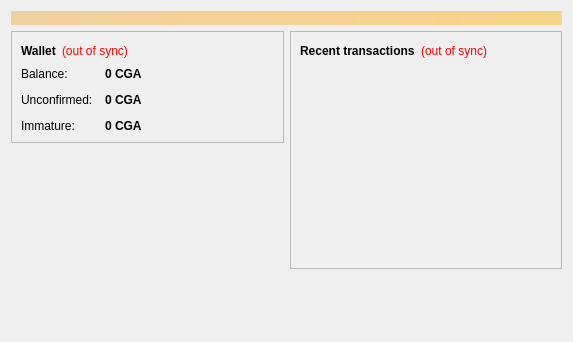
<?xml version="1.0" encoding="UTF-8"?>
<ui version="4.0">
 <class>OverviewPage</class>
 <widget class="QWidget" name="OverviewPage">
  <property name="geometry">
   <rect>
    <x>0</x>
    <y>0</y>
    <width>573</width>
    <height>342</height>
   </rect>
  </property>
  <property name="windowTitle">
   <string>Form</string>
  </property>
  <layout class="QVBoxLayout" name="topLayout">
   <item>
    <widget class="QLabel" name="labelAlerts">
     <property name="visible">
      <bool>false</bool>
     </property>
     <property name="styleSheet">
      <string notr="true">background-color: qlineargradient(x1: 0, y1: 0, x2: 1, y2: 0, stop:0 #F0D0A0, stop:1 #F8D488); color:#000000;</string>
     </property>
     <property name="wordWrap">
      <bool>true</bool>
     </property>
     <property name="margin">
      <number>3</number>
     </property>
    </widget>
   </item>
   <item>
    <layout class="QHBoxLayout" name="horizontalLayout" stretch="1,1">
     <item>
      <layout class="QVBoxLayout" name="verticalLayout_2">
       <item>
        <widget class="QFrame" name="frame">
         <property name="frameShape">
          <enum>QFrame::StyledPanel</enum>
         </property>
         <property name="frameShadow">
          <enum>QFrame::Raised</enum>
         </property>
         <layout class="QVBoxLayout" name="verticalLayout_4">
          <item>
           <layout class="QHBoxLayout" name="horizontalLayout_4">
            <item>
             <widget class="QLabel" name="label_5">
              <property name="font">
               <font>
                <weight>75</weight>
                <bold>true</bold>
               </font>
              </property>
              <property name="text">
               <string>Wallet</string>
              </property>
             </widget>
            </item>
            <item>
             <widget class="QLabel" name="labelWalletStatus">
              <property name="toolTip">
               <string>The displayed information may be out of date. Your wallet automatically synchronizes with the Cryptographicanomaly network after a connection is established, but this process has not completed yet.</string>
              </property>
              <property name="styleSheet">
               <string notr="true">QLabel { color: red; }</string>
              </property>
              <property name="text">
               <string notr="true">(out of sync)</string>
              </property>
              <property name="alignment">
               <set>Qt::AlignLeading|Qt::AlignLeft|Qt::AlignVCenter</set>
              </property>
             </widget>
            </item>
            <item>
             <spacer name="horizontalSpacer_2">
              <property name="orientation">
               <enum>Qt::Horizontal</enum>
              </property>
              <property name="sizeHint" stdset="0">
               <size>
                <width>40</width>
                <height>20</height>
               </size>
              </property>
             </spacer>
            </item>
           </layout>
          </item>
          <item>
           <layout class="QFormLayout" name="formLayout_2">
            <property name="fieldGrowthPolicy">
             <enum>QFormLayout::AllNonFixedFieldsGrow</enum>
            </property>
            <property name="horizontalSpacing">
             <number>12</number>
            </property>
            <property name="verticalSpacing">
             <number>12</number>
            </property>
            <item row="0" column="0">
             <widget class="QLabel" name="label">
              <property name="text">
               <string>Balance:</string>
              </property>
             </widget>
            </item>
            <item row="0" column="1">
             <widget class="QLabel" name="labelBalance">
              <property name="font">
               <font>
                <weight>75</weight>
                <bold>true</bold>
               </font>
              </property>
              <property name="cursor">
               <cursorShape>IBeamCursor</cursorShape>
              </property>
              <property name="toolTip">
               <string>Your current balance</string>
              </property>
              <property name="text">
               <string notr="true">0 CGA</string>
              </property>
              <property name="textInteractionFlags">
               <set>Qt::LinksAccessibleByMouse|Qt::TextSelectableByKeyboard|Qt::TextSelectableByMouse</set>
              </property>
             </widget>
            </item>
            <item row="1" column="0">
             <widget class="QLabel" name="label_3">
              <property name="text">
               <string>Unconfirmed:</string>
              </property>
             </widget>
            </item>
            <item row="1" column="1">
             <widget class="QLabel" name="labelUnconfirmed">
              <property name="font">
               <font>
                <weight>75</weight>
                <bold>true</bold>
               </font>
              </property>
              <property name="cursor">
               <cursorShape>IBeamCursor</cursorShape>
              </property>
              <property name="toolTip">
               <string>Total of transactions that have yet to be confirmed, and do not yet count toward the current balance</string>
              </property>
              <property name="text">
               <string notr="true">0 CGA</string>
              </property>
              <property name="textInteractionFlags">
               <set>Qt::LinksAccessibleByMouse|Qt::TextSelectableByKeyboard|Qt::TextSelectableByMouse</set>
              </property>
             </widget>
            </item>
            <item row="2" column="0">
             <widget class="QLabel" name="labelImmatureText">
              <property name="text">
               <string>Immature:</string>
              </property>
             </widget>
            </item>
            <item row="2" column="1">
             <widget class="QLabel" name="labelImmature">
              <property name="font">
               <font>
                <weight>75</weight>
                <bold>true</bold>
               </font>
              </property>
              <property name="toolTip">
               <string>Mined balance that has not yet matured</string>
              </property>
              <property name="text">
               <string notr="true">0 CGA</string>
              </property>
              <property name="textInteractionFlags">
               <set>Qt::LinksAccessibleByMouse|Qt::TextSelectableByKeyboard|Qt::TextSelectableByMouse</set>
              </property>
             </widget>
            </item>
           </layout>
          </item>
         </layout>
        </widget>
       </item>
       <item>
        <spacer name="verticalSpacer">
         <property name="orientation">
          <enum>Qt::Vertical</enum>
         </property>
         <property name="sizeHint" stdset="0">
          <size>
           <width>20</width>
           <height>40</height>
          </size>
         </property>
        </spacer>
       </item>
      </layout>
     </item>
     <item>
      <layout class="QVBoxLayout" name="verticalLayout_3">
       <item>
        <widget class="QFrame" name="frame_2">
         <property name="frameShape">
          <enum>QFrame::StyledPanel</enum>
         </property>
         <property name="frameShadow">
          <enum>QFrame::Raised</enum>
         </property>
         <layout class="QVBoxLayout" name="verticalLayout">
          <item>
           <layout class="QHBoxLayout" name="horizontalLayout_2">
            <item>
             <widget class="QLabel" name="label_4">
              <property name="text">
               <string>&lt;b&gt;Recent transactions&lt;/b&gt;</string>
              </property>
             </widget>
            </item>
            <item>
             <widget class="QLabel" name="labelTransactionsStatus">
              <property name="toolTip">
               <string>The displayed information may be out of date. Your wallet automatically synchronizes with the Cryptographicanomaly network after a connection is established, but this process has not completed yet.</string>
              </property>
              <property name="styleSheet">
               <string notr="true">QLabel { color: red; }</string>
              </property>
              <property name="text">
               <string notr="true">(out of sync)</string>
              </property>
              <property name="alignment">
               <set>Qt::AlignRight|Qt::AlignTrailing|Qt::AlignVCenter</set>
              </property>
             </widget>
            </item>
            <item>
             <spacer name="horizontalSpacer">
              <property name="orientation">
               <enum>Qt::Horizontal</enum>
              </property>
              <property name="sizeHint" stdset="0">
               <size>
                <width>40</width>
                <height>20</height>
               </size>
              </property>
             </spacer>
            </item>
           </layout>
          </item>
          <item>
           <widget class="QListView" name="listTransactions">
            <property name="styleSheet">
             <string notr="true">QListView { background: transparent; }</string>
            </property>
            <property name="frameShape">
             <enum>QFrame::NoFrame</enum>
            </property>
            <property name="verticalScrollBarPolicy">
             <enum>Qt::ScrollBarAlwaysOff</enum>
            </property>
            <property name="horizontalScrollBarPolicy">
             <enum>Qt::ScrollBarAlwaysOff</enum>
            </property>
            <property name="selectionMode">
             <enum>QAbstractItemView::NoSelection</enum>
            </property>
           </widget>
          </item>
         </layout>
        </widget>
       </item>
       <item>
        <spacer name="verticalSpacer_2">
         <property name="orientation">
          <enum>Qt::Vertical</enum>
         </property>
         <property name="sizeHint" stdset="0">
          <size>
           <width>20</width>
           <height>40</height>
          </size>
         </property>
        </spacer>
       </item>
      </layout>
     </item>
    </layout>
   </item>
  </layout>
 </widget>
 <resources/>
 <connections/>
</ui>
